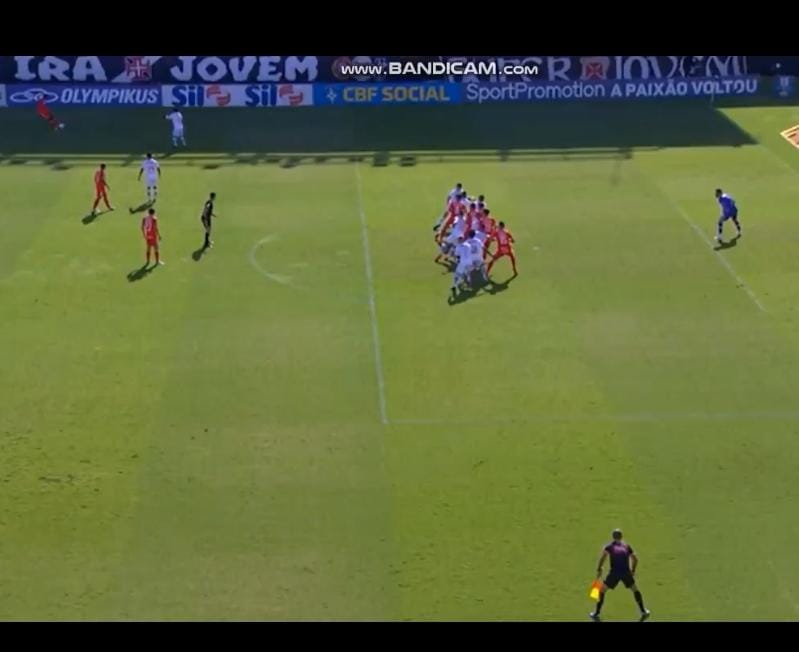
#> input picture processamento-de-imagens/L06-geometric-transformations/dourado.jpeg, 799 x 652 px
$ python dourado.py
#> lines starting #> are read from the running program, lines starting #| are printed output that depends on the picture
# Para as imagens dourado.jpeg e everton.jpeg faça uma
# transformação geométrica a fim de verificar com
# exatidão se os jogadores estão ou não impedidos
# nos lances.
# Adicione na imagem transformada uma linha vermelha
# de impedimento conforme exemplo da imagem
#  linha.jpeg. A posição (coordenadas) dessa linha
#   na imagem vc pode fazer manualmente (tentativa e
# erro). Procure na biblioteca matplotlib como
# criar uma linha no plot da imagem.


from skimage import io, transform
import numpy as np
import matplotlib.pyplot as plt

arq = 'dourado.jpeg'

# Pontos de interesse, são invertidos pq a imagem é espelhada
# [X,Y]
c = [[365,150], [485,150], [660,488], [400,488]]
linha = 228

# Load source image
img = io.imread(arq)
#> img is the input picture: shape (652, 799, 3); mean R, G, B 92.3, 103.2, 58.2

plt.figure()
# Adjust the 4 coordinates below: they must lie on the same plane. Use pitch patterns to axis-align.
#plt.rcParams["figure.figsize"] = (20, 20)
plt.subplot(121)
plt.imshow(img)

pts = np.array(c)

plt.scatter(pts[:,0], pts[:,1])

# Onde tem que parar
pts_norm = np.array([[0, 0], [300, 0], [300, 800], [0, 800]])
# Calculate Homography
tform = transform.ProjectiveTransform()
tform.estimate(pts_norm, pts)

## Straighten out image
img_norm =  transform.warp(img, tform, output_shape=(800, 300))
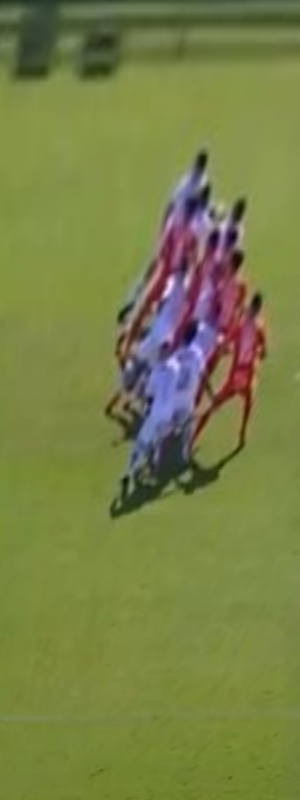
#> img_norm: shape (800, 300, 3) float64; mean R, G, B 0.474, 0.507, 0.277

plt.subplot(122)
plt.imshow(img_norm)

# Adicionando linha de impedimento
x1, y1 = [250, 250], [790, 0]
plt.plot(x1, y1, color='red',linewidth=2 )
plt.show()
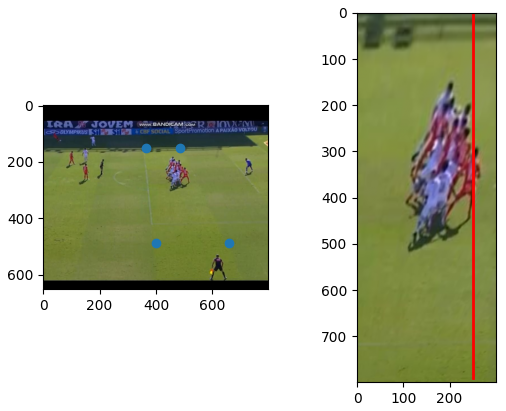
#> figure drawn by matplotlib, 2 panels

$ run again, with processamento-de-imagens/L06-geometric-transformations/everton.jpeg copied over processamento-de-imagens/L06-geometric-transformations/dourado.jpeg
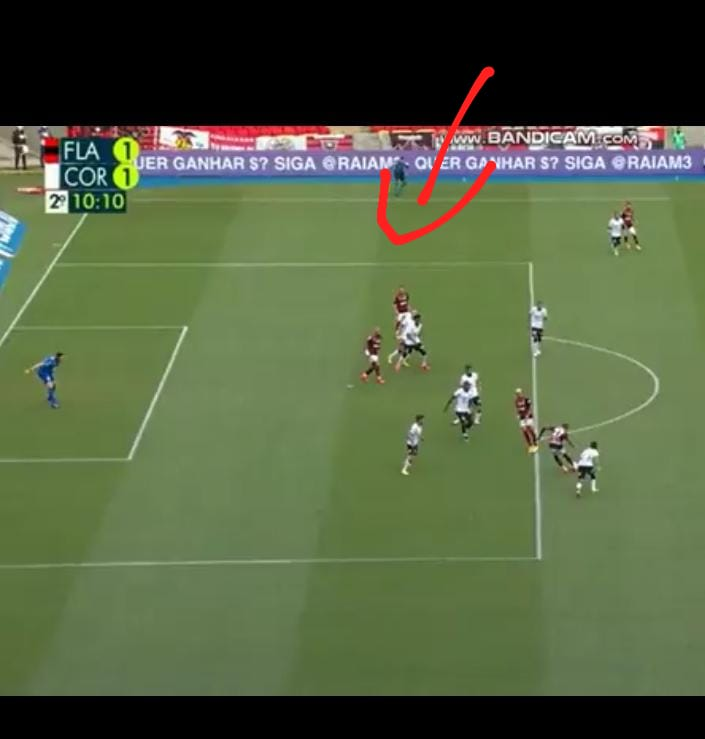
#> input picture processamento-de-imagens/L06-geometric-transformations/everton.jpeg, 705 x 739 px
#> img is the input picture: shape (739, 705, 3); mean R, G, B 83.8, 97, 65
#> `img_norm =  transform.warp(img, tform, output_shape=(800, 300))`:
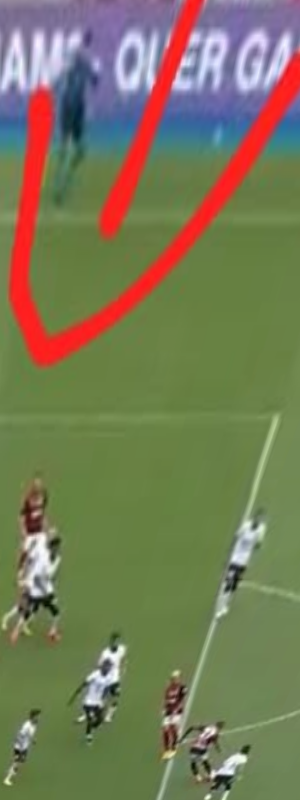
#> img_norm: shape (800, 300, 3) float64; mean R, G, B 0.472, 0.478, 0.347
#> `plt.show()`:
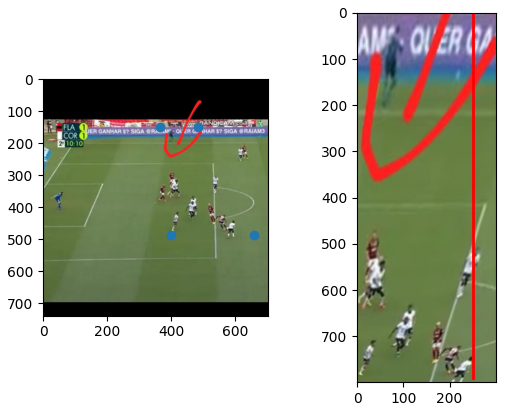
#> figure drawn by matplotlib, 2 panels

$ run again, with processamento-de-imagens/L06-geometric-transformations/linha.jpeg copied over processamento-de-imagens/L06-geometric-transformations/dourado.jpeg
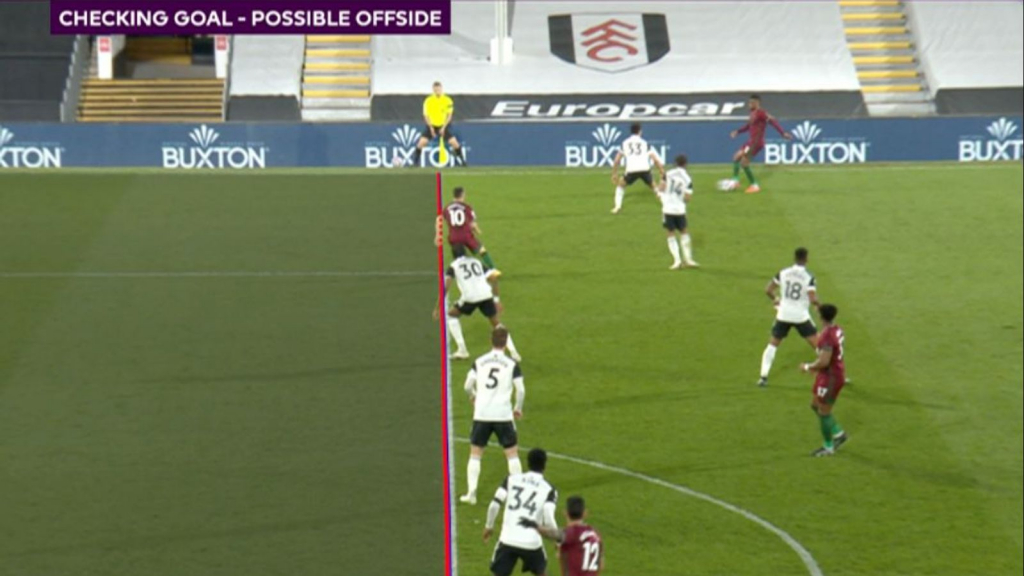
#> input picture processamento-de-imagens/L06-geometric-transformations/linha.jpeg, 1024 x 576 px
#> img is the input picture: shape (576, 1024, 3); mean R, G, B 117.9, 130.2, 88.1
#> `img_norm =  transform.warp(img, tform, output_shape=(800, 300))`:
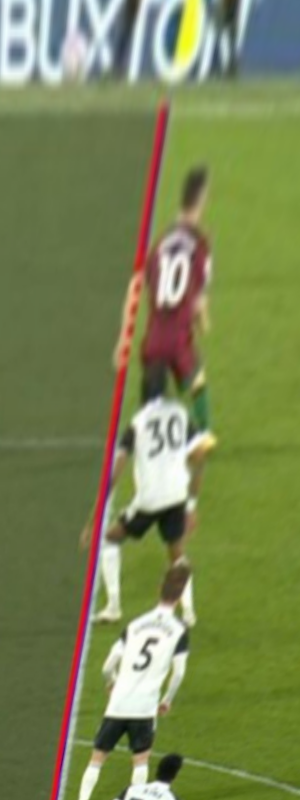
#> img_norm: shape (800, 300, 3) float64; mean R, G, B 0.477, 0.52, 0.329
#> `plt.show()`:
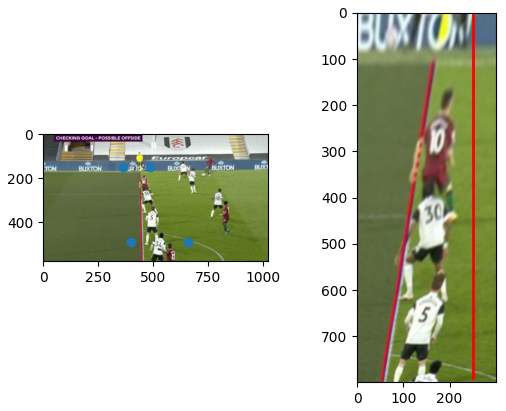
#> figure drawn by matplotlib, 2 panels

$ run again, with processamento-de-imagens/L06-geometric-transformations/gabriel.jpeg copied over processamento-de-imagens/L06-geometric-transformations/dourado.jpeg
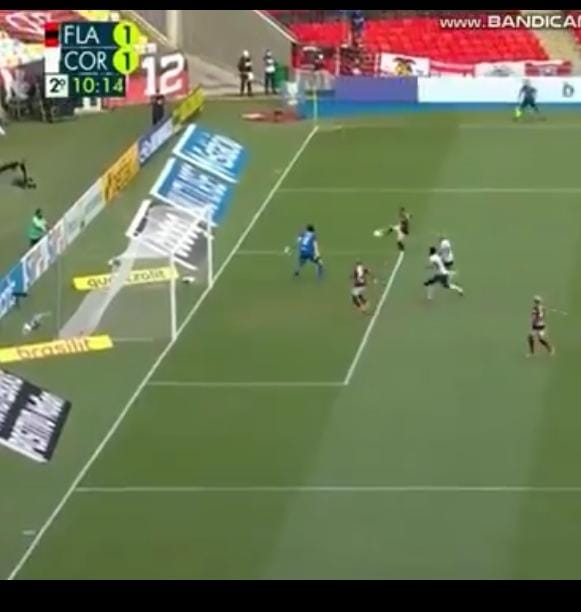
#> input picture processamento-de-imagens/L06-geometric-transformations/gabriel.jpeg, 581 x 612 px
#> img is the input picture: shape (612, 581, 3); mean R, G, B 110.5, 120.4, 87.9
#> `img_norm =  transform.warp(img, tform, output_shape=(800, 300))`:
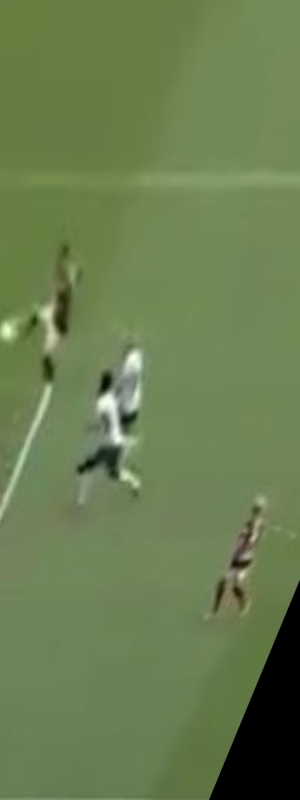
#> img_norm: shape (800, 300, 3) float64; mean R, G, B 0.411, 0.494, 0.314
#> `plt.show()`:
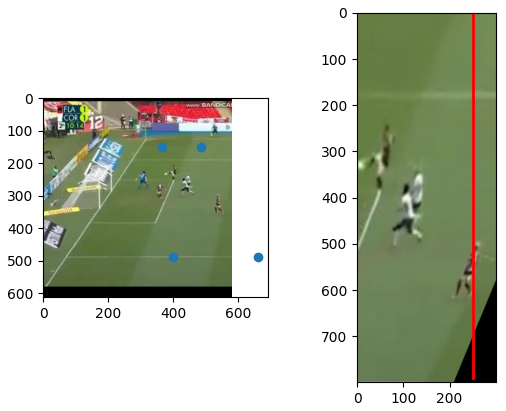
#> figure drawn by matplotlib, 2 panels
